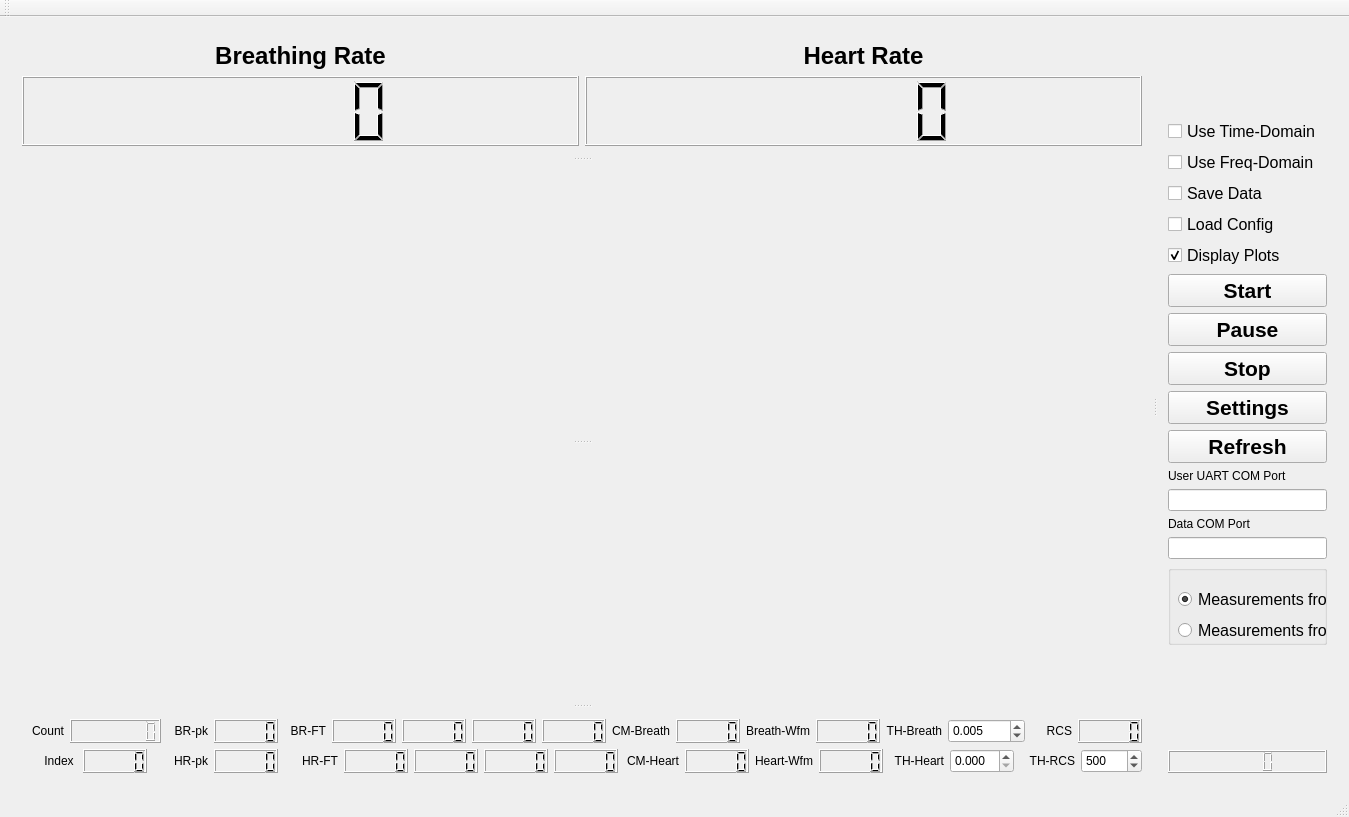
<?xml version="1.0" encoding="UTF-8"?>
<ui version="4.0">
 <class>MainWindow</class>
 <widget class="QMainWindow" name="MainWindow">
  <property name="geometry">
   <rect>
    <x>0</x>
    <y>0</y>
    <width>1349</width>
    <height>817</height>
   </rect>
  </property>
  <property name="sizePolicy">
   <sizepolicy hsizetype="Preferred" vsizetype="Fixed">
    <horstretch>0</horstretch>
    <verstretch>0</verstretch>
   </sizepolicy>
  </property>
  <property name="windowTitle">
   <string>Texas Instruments - Human Vital Signs Measurement Demo</string>
  </property>
  <widget class="QWidget" name="centralWidget">
   <layout class="QVBoxLayout" name="verticalLayout_6">
    <item>
     <widget class="QSplitter" name="splitter_2">
      <property name="orientation">
       <enum>Qt::Horizontal</enum>
      </property>
      <widget class="QSplitter" name="splitter">
       <property name="orientation">
        <enum>Qt::Vertical</enum>
       </property>
       <widget class="QWidget" name="layoutWidget">
        <layout class="QHBoxLayout" name="horizontalLayout_5">
         <item>
          <layout class="QVBoxLayout" name="verticalLayout_4">
           <item>
            <widget class="QLabel" name="label_BreathingRate">
             <property name="font">
              <font>
               <family>Arial</family>
               <pointsize>18</pointsize>
               <weight>75</weight>
               <bold>true</bold>
              </font>
             </property>
             <property name="autoFillBackground">
              <bool>false</bool>
             </property>
             <property name="text">
              <string>Breathing Rate</string>
             </property>
             <property name="alignment">
              <set>Qt::AlignBottom|Qt::AlignHCenter</set>
             </property>
            </widget>
           </item>
           <item>
            <widget class="QLCDNumber" name="lcdNumber_Breathingrate">
             <property name="sizePolicy">
              <sizepolicy hsizetype="Expanding" vsizetype="Preferred">
               <horstretch>0</horstretch>
               <verstretch>0</verstretch>
              </sizepolicy>
             </property>
             <property name="minimumSize">
              <size>
               <width>0</width>
               <height>70</height>
              </size>
             </property>
             <property name="layoutDirection">
              <enum>Qt::LeftToRight</enum>
             </property>
             <property name="frameShape">
              <enum>QFrame::Box</enum>
             </property>
             <property name="segmentStyle">
              <enum>QLCDNumber::Filled</enum>
             </property>
            </widget>
           </item>
          </layout>
         </item>
         <item>
          <layout class="QVBoxLayout" name="verticalLayout_3">
           <item>
            <widget class="QLabel" name="label_HeartRate">
             <property name="font">
              <font>
               <family>Arial</family>
               <pointsize>18</pointsize>
               <weight>75</weight>
               <bold>true</bold>
              </font>
             </property>
             <property name="autoFillBackground">
              <bool>false</bool>
             </property>
             <property name="text">
              <string>Heart Rate</string>
             </property>
             <property name="alignment">
              <set>Qt::AlignBottom|Qt::AlignHCenter</set>
             </property>
            </widget>
           </item>
           <item>
            <widget class="QLCDNumber" name="lcdNumber_HeartRate">
             <property name="sizePolicy">
              <sizepolicy hsizetype="Expanding" vsizetype="Preferred">
               <horstretch>0</horstretch>
               <verstretch>0</verstretch>
              </sizepolicy>
             </property>
             <property name="minimumSize">
              <size>
               <width>0</width>
               <height>70</height>
              </size>
             </property>
            </widget>
           </item>
          </layout>
         </item>
        </layout>
       </widget>
       <widget class="QWidget" name="layoutWidget">
        <layout class="QHBoxLayout" name="horizontalLayout_3">
         <item>
          <widget class="QCustomPlot" name="BreathingWfmPlot" native="true">
           <property name="sizePolicy">
            <sizepolicy hsizetype="Expanding" vsizetype="Preferred">
             <horstretch>0</horstretch>
             <verstretch>0</verstretch>
            </sizepolicy>
           </property>
           <property name="minimumSize">
            <size>
             <width>471</width>
             <height>250</height>
            </size>
           </property>
          </widget>
         </item>
         <item>
          <widget class="QCustomPlot" name="heartWfmPlot" native="true">
           <property name="sizePolicy">
            <sizepolicy hsizetype="Expanding" vsizetype="Preferred">
             <horstretch>0</horstretch>
             <verstretch>0</verstretch>
            </sizepolicy>
           </property>
           <property name="minimumSize">
            <size>
             <width>471</width>
             <height>250</height>
            </size>
           </property>
          </widget>
         </item>
        </layout>
       </widget>
       <widget class="QWidget" name="layoutWidget">
        <layout class="QHBoxLayout" name="horizontalLayout_4">
         <item>
          <widget class="QCustomPlot" name="phaseWfmPlot" native="true">
           <property name="sizePolicy">
            <sizepolicy hsizetype="Expanding" vsizetype="Preferred">
             <horstretch>0</horstretch>
             <verstretch>0</verstretch>
            </sizepolicy>
           </property>
           <property name="minimumSize">
            <size>
             <width>611</width>
             <height>231</height>
            </size>
           </property>
          </widget>
         </item>
         <item>
          <widget class="QCustomPlot" name="plot_RangeProfile" native="true">
           <property name="sizePolicy">
            <sizepolicy hsizetype="Expanding" vsizetype="Preferred">
             <horstretch>0</horstretch>
             <verstretch>0</verstretch>
            </sizepolicy>
           </property>
           <property name="minimumSize">
            <size>
             <width>391</width>
             <height>231</height>
            </size>
           </property>
          </widget>
         </item>
        </layout>
       </widget>
       <widget class="QWidget" name="layoutWidget">
        <layout class="QVBoxLayout" name="verticalLayout_5">
         <item>
          <layout class="QHBoxLayout" name="horizontalLayout">
           <item>
            <widget class="QLabel" name="label_Count">
             <property name="text">
              <string>Count</string>
             </property>
             <property name="alignment">
              <set>Qt::AlignRight|Qt::AlignTrailing|Qt::AlignVCenter</set>
             </property>
            </widget>
           </item>
           <item>
            <widget class="QLCDNumber" name="lcdNumber_FrameCount">
             <property name="digitCount">
              <number>8</number>
             </property>
             <property name="intValue" stdset="0">
              <number>0</number>
             </property>
            </widget>
           </item>
           <item>
            <widget class="QLabel" name="label_BR_pk">
             <property name="text">
              <string>BR-pk</string>
             </property>
             <property name="alignment">
              <set>Qt::AlignRight|Qt::AlignTrailing|Qt::AlignVCenter</set>
             </property>
            </widget>
           </item>
           <item>
            <widget class="QLCDNumber" name="lcdNumber_Breath_pk"/>
           </item>
           <item>
            <widget class="QLabel" name="label_5">
             <property name="text">
              <string>BR-FT</string>
             </property>
             <property name="alignment">
              <set>Qt::AlignRight|Qt::AlignTrailing|Qt::AlignVCenter</set>
             </property>
            </widget>
           </item>
           <item>
            <widget class="QLCDNumber" name="lcdNumber_Breath_FT"/>
           </item>
           <item>
            <widget class="QLCDNumber" name="lcdNumber_Display1"/>
           </item>
           <item>
            <widget class="QLCDNumber" name="lcdNumber_reserved2"/>
           </item>
           <item>
            <widget class="QLCDNumber" name="lcdNumber"/>
           </item>
           <item>
            <widget class="QLabel" name="label_7">
             <property name="text">
              <string>CM-Breath</string>
             </property>
             <property name="alignment">
              <set>Qt::AlignRight|Qt::AlignTrailing|Qt::AlignVCenter</set>
             </property>
            </widget>
           </item>
           <item>
            <widget class="QLCDNumber" name="lcdNumber_CM_Breath"/>
           </item>
           <item>
            <widget class="QLabel" name="label">
             <property name="text">
              <string>Breath-Wfm</string>
             </property>
             <property name="alignment">
              <set>Qt::AlignRight|Qt::AlignTrailing|Qt::AlignVCenter</set>
             </property>
            </widget>
           </item>
           <item>
            <widget class="QLCDNumber" name="lcdNumber_BreathEnergy"/>
           </item>
           <item>
            <widget class="QLabel" name="label_9">
             <property name="text">
              <string>TH-Breath</string>
             </property>
             <property name="alignment">
              <set>Qt::AlignRight|Qt::AlignTrailing|Qt::AlignVCenter</set>
             </property>
            </widget>
           </item>
           <item>
            <widget class="QDoubleSpinBox" name="SpinBox_TH_Breath">
             <property name="sizePolicy">
              <sizepolicy hsizetype="Minimum" vsizetype="Minimum">
               <horstretch>0</horstretch>
               <verstretch>0</verstretch>
              </sizepolicy>
             </property>
             <property name="decimals">
              <number>3</number>
             </property>
             <property name="maximum">
              <double>1000.000000000000000</double>
             </property>
             <property name="singleStep">
              <double>0.010000000000000</double>
             </property>
             <property name="value">
              <double>0.005000000000000</double>
             </property>
            </widget>
           </item>
           <item>
            <widget class="QLabel" name="label_4">
             <property name="text">
              <string>RCS</string>
             </property>
             <property name="alignment">
              <set>Qt::AlignRight|Qt::AlignTrailing|Qt::AlignVCenter</set>
             </property>
            </widget>
           </item>
           <item>
            <widget class="QLCDNumber" name="lcdNumber_RCS"/>
           </item>
          </layout>
         </item>
         <item>
          <layout class="QHBoxLayout" name="horizontalLayout_2">
           <item>
            <widget class="QLabel" name="label_Index">
             <property name="text">
              <string>Index </string>
             </property>
             <property name="alignment">
              <set>Qt::AlignRight|Qt::AlignTrailing|Qt::AlignVCenter</set>
             </property>
            </widget>
           </item>
           <item>
            <widget class="QLCDNumber" name="lcdNumber_Index"/>
           </item>
           <item>
            <widget class="QLabel" name="label_HR_pk">
             <property name="text">
              <string>HR-pk</string>
             </property>
             <property name="alignment">
              <set>Qt::AlignRight|Qt::AlignTrailing|Qt::AlignVCenter</set>
             </property>
            </widget>
           </item>
           <item>
            <widget class="QLCDNumber" name="lcdNumber_Heart_pk"/>
           </item>
           <item>
            <widget class="QLabel" name="label_6">
             <property name="text">
              <string>HR-FT</string>
             </property>
             <property name="alignment">
              <set>Qt::AlignRight|Qt::AlignTrailing|Qt::AlignVCenter</set>
             </property>
            </widget>
           </item>
           <item>
            <widget class="QLCDNumber" name="lcdNumber_Heart_FT"/>
           </item>
           <item>
            <widget class="QLCDNumber" name="lcdNumber_Display2"/>
           </item>
           <item>
            <widget class="QLCDNumber" name="lcdNumber_reserved3"/>
           </item>
           <item>
            <widget class="QLCDNumber" name="lcdNumber_Display4"/>
           </item>
           <item>
            <widget class="QLabel" name="label_8">
             <property name="text">
              <string>CM-Heart</string>
             </property>
             <property name="alignment">
              <set>Qt::AlignRight|Qt::AlignTrailing|Qt::AlignVCenter</set>
             </property>
            </widget>
           </item>
           <item>
            <widget class="QLCDNumber" name="lcdNumber_CM_Heart"/>
           </item>
           <item>
            <widget class="QLabel" name="label_3">
             <property name="text">
              <string>Heart-Wfm</string>
             </property>
             <property name="alignment">
              <set>Qt::AlignRight|Qt::AlignTrailing|Qt::AlignVCenter</set>
             </property>
            </widget>
           </item>
           <item>
            <widget class="QLCDNumber" name="lcdNumber_HeartEnergy"/>
           </item>
           <item>
            <widget class="QLabel" name="label_10">
             <property name="text">
              <string>TH-Heart</string>
             </property>
             <property name="alignment">
              <set>Qt::AlignRight|Qt::AlignTrailing|Qt::AlignVCenter</set>
             </property>
            </widget>
           </item>
           <item>
            <widget class="QDoubleSpinBox" name="SpinBox_TH_Heart">
             <property name="sizePolicy">
              <sizepolicy hsizetype="Minimum" vsizetype="Minimum">
               <horstretch>0</horstretch>
               <verstretch>0</verstretch>
              </sizepolicy>
             </property>
             <property name="decimals">
              <number>3</number>
             </property>
             <property name="singleStep">
              <double>0.010000000000000</double>
             </property>
             <property name="value">
              <double>0.000000000000000</double>
             </property>
            </widget>
           </item>
           <item>
            <widget class="QLabel" name="label_11">
             <property name="text">
              <string>TH-RCS</string>
             </property>
             <property name="alignment">
              <set>Qt::AlignRight|Qt::AlignTrailing|Qt::AlignVCenter</set>
             </property>
            </widget>
           </item>
           <item>
            <widget class="QDoubleSpinBox" name="SpinBox_RCS">
             <property name="sizePolicy">
              <sizepolicy hsizetype="Minimum" vsizetype="Minimum">
               <horstretch>0</horstretch>
               <verstretch>0</verstretch>
              </sizepolicy>
             </property>
             <property name="decimals">
              <number>0</number>
             </property>
             <property name="maximum">
              <double>10000.000000000000000</double>
             </property>
             <property name="value">
              <double>500.000000000000000</double>
             </property>
            </widget>
           </item>
          </layout>
         </item>
        </layout>
       </widget>
      </widget>
      <widget class="QWidget" name="layoutWidget">
       <layout class="QVBoxLayout" name="verticalLayout_7">
        <property name="sizeConstraint">
         <enum>QLayout::SetDefaultConstraint</enum>
        </property>
        <item>
         <layout class="QVBoxLayout" name="verticalLayout_2">
          <item>
           <spacer name="verticalSpacer">
            <property name="orientation">
             <enum>Qt::Vertical</enum>
            </property>
            <property name="sizeHint" stdset="0">
             <size>
              <width>20</width>
              <height>40</height>
             </size>
            </property>
           </spacer>
          </item>
          <item>
           <spacer name="verticalSpacer_3">
            <property name="orientation">
             <enum>Qt::Vertical</enum>
            </property>
            <property name="sizeHint" stdset="0">
             <size>
              <width>20</width>
              <height>40</height>
             </size>
            </property>
           </spacer>
          </item>
          <item>
           <widget class="QCheckBox" name="checkBox_xCorr">
            <property name="font">
             <font>
              <pointsize>12</pointsize>
             </font>
            </property>
            <property name="text">
             <string>Use Time-Domain</string>
            </property>
            <property name="checked">
             <bool>false</bool>
            </property>
           </widget>
          </item>
          <item>
           <widget class="QCheckBox" name="checkBox_FFT">
            <property name="font">
             <font>
              <pointsize>12</pointsize>
             </font>
            </property>
            <property name="text">
             <string>Use Freq-Domain</string>
            </property>
           </widget>
          </item>
          <item>
           <widget class="QCheckBox" name="checkBox_SaveData">
            <property name="font">
             <font>
              <pointsize>12</pointsize>
             </font>
            </property>
            <property name="text">
             <string>Save Data</string>
            </property>
           </widget>
          </item>
          <item>
           <widget class="QCheckBox" name="checkBox_LoadConfig">
            <property name="font">
             <font>
              <pointsize>12</pointsize>
             </font>
            </property>
            <property name="text">
             <string>Load Config</string>
            </property>
           </widget>
          </item>
          <item>
           <widget class="QCheckBox" name="checkBox_displayPlots">
            <property name="font">
             <font>
              <pointsize>12</pointsize>
             </font>
            </property>
            <property name="text">
             <string>Display Plots</string>
            </property>
            <property name="checked">
             <bool>true</bool>
            </property>
           </widget>
          </item>
          <item>
           <layout class="QVBoxLayout" name="verticalLayout">
            <item>
             <widget class="QPushButton" name="pushButton_start">
              <property name="sizePolicy">
               <sizepolicy hsizetype="Expanding" vsizetype="Expanding">
                <horstretch>0</horstretch>
                <verstretch>0</verstretch>
               </sizepolicy>
              </property>
              <property name="font">
               <font>
                <pointsize>16</pointsize>
                <weight>75</weight>
                <bold>true</bold>
               </font>
              </property>
              <property name="text">
               <string>Start</string>
              </property>
             </widget>
            </item>
            <item>
             <widget class="QPushButton" name="pushButton_pause">
              <property name="font">
               <font>
                <pointsize>16</pointsize>
                <weight>75</weight>
                <bold>true</bold>
               </font>
              </property>
              <property name="text">
               <string>Pause</string>
              </property>
             </widget>
            </item>
            <item>
             <widget class="QPushButton" name="pushButton_stop">
              <property name="sizePolicy">
               <sizepolicy hsizetype="Expanding" vsizetype="Expanding">
                <horstretch>0</horstretch>
                <verstretch>0</verstretch>
               </sizepolicy>
              </property>
              <property name="font">
               <font>
                <pointsize>16</pointsize>
                <weight>75</weight>
                <bold>true</bold>
               </font>
              </property>
              <property name="text">
               <string>Stop</string>
              </property>
             </widget>
            </item>
            <item>
             <widget class="QPushButton" name="pushButton_settings">
              <property name="sizePolicy">
               <sizepolicy hsizetype="Expanding" vsizetype="Expanding">
                <horstretch>0</horstretch>
                <verstretch>0</verstretch>
               </sizepolicy>
              </property>
              <property name="font">
               <font>
                <pointsize>16</pointsize>
                <weight>75</weight>
                <bold>true</bold>
               </font>
              </property>
              <property name="text">
               <string>Settings</string>
              </property>
             </widget>
            </item>
            <item>
             <widget class="QPushButton" name="pushButton_Refresh">
              <property name="sizePolicy">
               <sizepolicy hsizetype="Expanding" vsizetype="Expanding">
                <horstretch>0</horstretch>
                <verstretch>0</verstretch>
               </sizepolicy>
              </property>
              <property name="font">
               <font>
                <pointsize>16</pointsize>
                <weight>75</weight>
                <bold>true</bold>
               </font>
              </property>
              <property name="text">
               <string>Refresh</string>
              </property>
             </widget>
            </item>
            <item>
             <widget class="QLabel" name="label_user_uart_port">
              <property name="text">
               <string>User UART COM Port</string>
              </property>
             </widget>
            </item>
            <item>
             <widget class="QLineEdit" name="lineEdit_UART_port"/>
            </item>
            <item>
             <widget class="QLabel" name="label_2">
              <property name="text">
               <string>Data COM Port</string>
              </property>
             </widget>
            </item>
            <item>
             <widget class="QLineEdit" name="lineEdit_data_port"/>
            </item>
           </layout>
          </item>
         </layout>
        </item>
        <item>
         <widget class="QGroupBox" name="groupBox">
          <property name="minimumSize">
           <size>
            <width>0</width>
            <height>80</height>
           </size>
          </property>
          <property name="title">
           <string/>
          </property>
          <widget class="QRadioButton" name="radioButton_BackMeasurements">
           <property name="geometry">
            <rect>
             <x>10</x>
             <y>20</y>
             <width>291</width>
             <height>28</height>
            </rect>
           </property>
           <property name="font">
            <font>
             <pointsize>12</pointsize>
            </font>
           </property>
           <property name="text">
            <string>Measurements from the Back</string>
           </property>
           <property name="checked">
            <bool>true</bool>
           </property>
          </widget>
          <widget class="QRadioButton" name="radioButton_FrontMeasurements">
           <property name="geometry">
            <rect>
             <x>10</x>
             <y>40</y>
             <width>291</width>
             <height>50</height>
            </rect>
           </property>
           <property name="minimumSize">
            <size>
             <width>0</width>
             <height>50</height>
            </size>
           </property>
           <property name="font">
            <font>
             <pointsize>12</pointsize>
            </font>
           </property>
           <property name="text">
            <string>Measurements from the Front</string>
           </property>
          </widget>
         </widget>
        </item>
        <item>
         <spacer name="verticalSpacer_2">
          <property name="orientation">
           <enum>Qt::Vertical</enum>
          </property>
          <property name="sizeHint" stdset="0">
           <size>
            <width>20</width>
            <height>40</height>
           </size>
          </property>
         </spacer>
        </item>
        <item>
         <widget class="QPushButton" name="pushButton_Icon">
          <property name="sizePolicy">
           <sizepolicy hsizetype="Minimum" vsizetype="Minimum">
            <horstretch>0</horstretch>
            <verstretch>0</verstretch>
           </sizepolicy>
          </property>
          <property name="autoFillBackground">
           <bool>false</bool>
          </property>
          <property name="text">
           <string notr="true"/>
          </property>
          <property name="iconSize">
           <size>
            <width>300</width>
            <height>135</height>
           </size>
          </property>
          <property name="flat">
           <bool>true</bool>
          </property>
         </widget>
        </item>
        <item>
         <widget class="QLCDNumber" name="lcdNumber_Display3"/>
        </item>
       </layout>
      </widget>
     </widget>
    </item>
   </layout>
  </widget>
  <widget class="QMenuBar" name="menuBar">
   <property name="geometry">
    <rect>
     <x>0</x>
     <y>0</y>
     <width>1349</width>
     <height>26</height>
    </rect>
   </property>
  </widget>
  <widget class="QToolBar" name="mainToolBar">
   <attribute name="toolBarArea">
    <enum>TopToolBarArea</enum>
   </attribute>
   <attribute name="toolBarBreak">
    <bool>false</bool>
   </attribute>
  </widget>
  <widget class="QStatusBar" name="statusBar"/>
 </widget>
 <layoutdefault spacing="6" margin="11"/>
 <customwidgets>
  <customwidget>
   <class>QCustomPlot</class>
   <extends>QWidget</extends>
   <header location="global">qcustomplot.h</header>
   <container>1</container>
  </customwidget>
 </customwidgets>
 <resources/>
 <connections/>
</ui>
